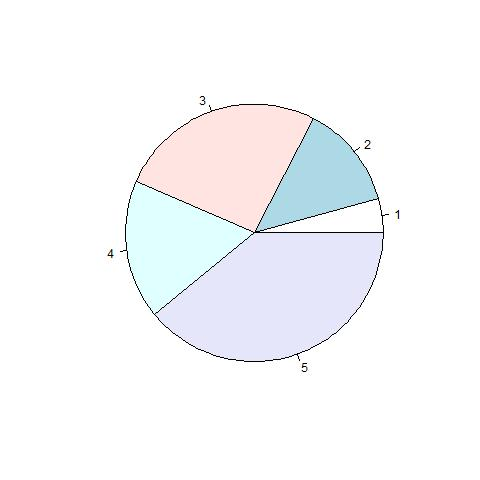

This chart was generated by the following R code:
# Define the cars vector with 5 values
cars <- c(1, 3, 6, 4, 9)

jpeg("C:\\Apache\\htdocs\\casper2\\Main\\Examples\\R\\piechart1.jpg")

# Create a pie chart for cars
pie(cars)

dev.off()


quit()